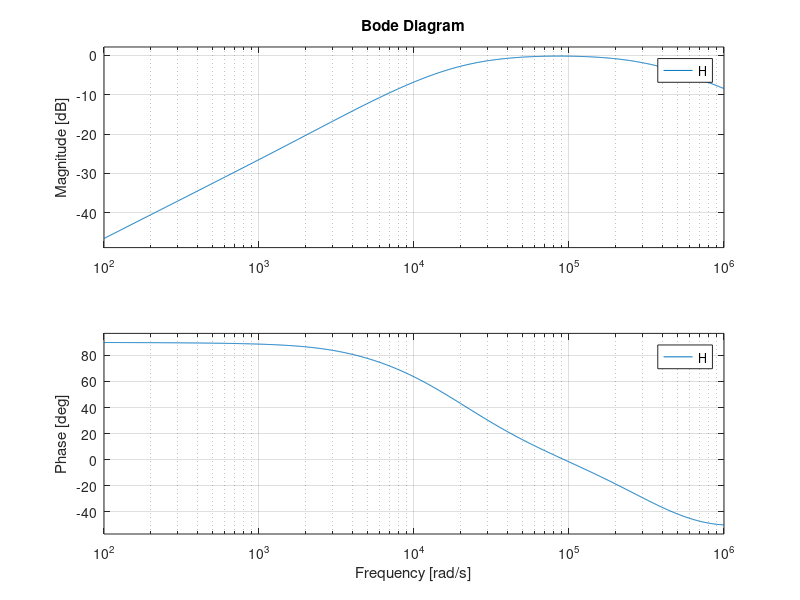

This figure's MATLAB source:
clear;
clc;
s=tf('s');

R=680;
C=470e-9;
Rg = 100;
Cg = 6.8e-9;
Zg = 51e3;
BWP = 3e6;

H= (C*Rg*s*(BWP + s)*(Cg*Zg*s + 1))/(C*Cg*(R*Rg + R*Zg + Rg*Zg)*s^3 + (C*R + C*Rg + Cg*Rg + Cg*Zg + BWP*C*Cg*R*Rg + BWP*C*Cg*Rg*Zg)*s^2 + (BWP*C*R + BWP*C*Rg + BWP*Cg*Rg + 1)*s + BWP);

bode(H,{1e2,1e6})


